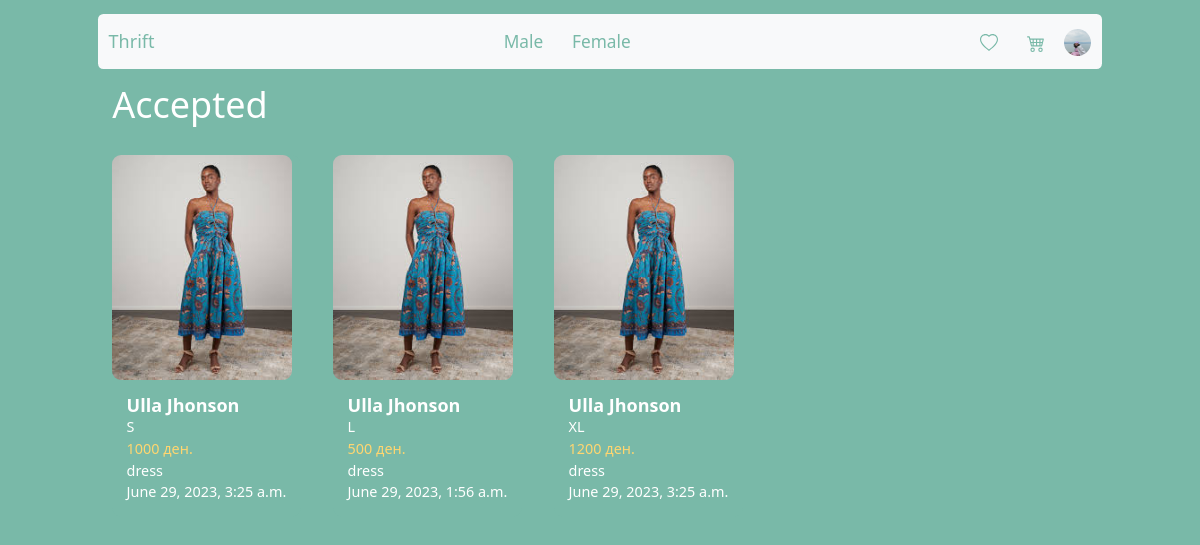
The page /accepted (signed in) on the database as committed earlier.
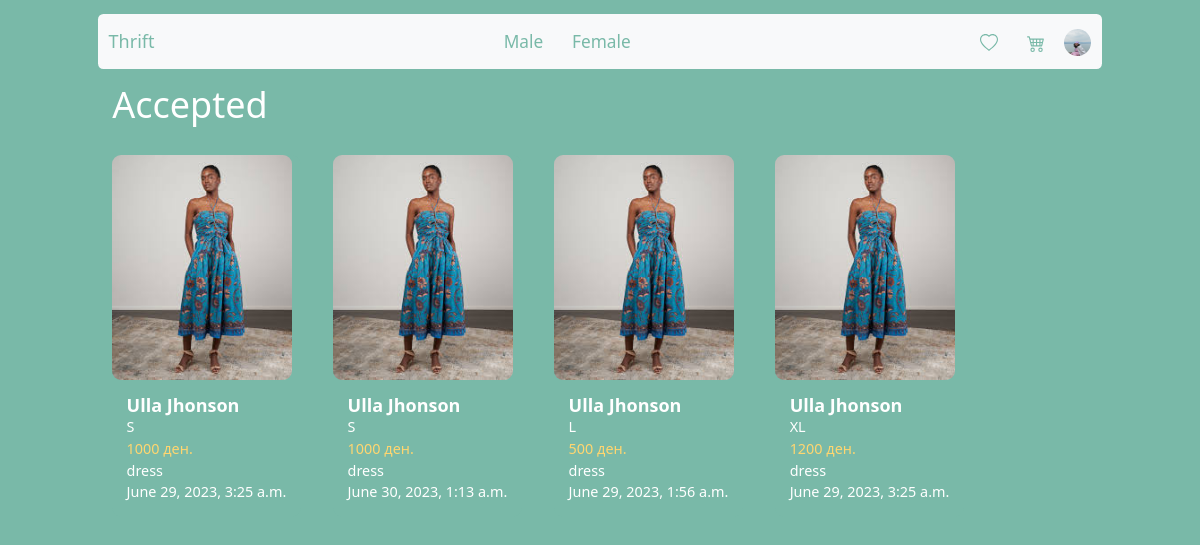
The same page on the database as committed later.
### Thrift/models.py (models this page shows, shortened)
class Product(models.Model):
    user = models.ForeignKey(CustomUser, on_delete=models.CASCADE)
    price = models.PositiveIntegerField()
    conditionValues=[
        ('Лоша', 'Bad'),
        ('Средна', 'Average'),
        ('Добра', 'Good'),
        ('Одлична', 'Great')
    ]
    sizeValues=[
        ('XXS', 'Extra Extra Small'),
        ('XS', 'Extra Small'),
        ('S', 'Small'),
        ('M', 'Medium'),
        ('L', 'Large'),
        ('XL', 'Extra Large'),
        ('XXL', 'Extra Extra Large')
    ]
    condition = models.CharField(max_length=255,choices=conditionValues)
    size = models.CharField(max_length=255,choices=sizeValues)
    description = models.CharField(max_length=255)
    shop = models.CharField(max_length=255)
    typeClothes = [
        ('Фустан', 'Dress'),
        ('Панталони', 'Pants'),
        ('Блуза', 'Shirt'),
        ('Џемпер', 'Jumpers'),
        ('Јакна', 'Coat'),
        ('Фармерки', 'Jeans'),
        ('Аксесоари', 'Accessories'),
        ('Суќна', 'Skirt')
    ]
    type = models.CharField(max_length=255,choices=typeClothes)
    colors = models.ManyToManyField(Color, null=True, blank=True)
    genders=[
        ('M','Male'),
        ('F','Female')
    ]
    gender = models.CharField(max_length=255,choices=genders)
    sold = models.BooleanField(null=True,blank=True)
    sent = models.BooleanField(null=True,blank=True)
    date_sent=models.DateTimeField(auto_now=True)
    accepted = models.BooleanField(null=True,blank=True)
    date_accepted = models.DateTimeField(auto_now=True)

class ImageProd(models.Model):
    image=models.ImageField()
    product=models.ForeignKey(Product,on_delete=models.CASCADE,related_name='images')

### Thrift/views.py (the view)
# urls.py: path("accepted", accepted, name="accepted"),
@login_required()
def accepted(request):
    products = Product.objects.filter(user=request.user, sold=True, sent=True, accepted=True).all()
    context = {'products': products}
    return render(request, 'accepted.html', context)

### templates/accepted.html
{% extends "base_generic.html" %}
{% block content %}
    <h1 class="m-3">Accepted</h1>
<div class="card-deck">
            {% for product in products %}
                <a href="{% url 'product-details' product.id %}" style="text-decoration: none;color: inherit;">
                    <div class="card m-3"
                         style="flex-direction: column;display: inline-block;height:fit-content;border-width: 0px">
                        <img style="width: 200px;height: 250px" src="{{ product.images.first.image.url }}" class="card-img-top rounded-img" alt="Item 1">
                        <div class="card-body">
                            <h5 class="card-title m-0">{{ product.shop }}</h5>
                            <p class="card-text m-0">{{ product.size }}</p>
                            <p class="card-text card-price m-0">{{ product.price }} ден.</p>
                            <p class="card-text m-0">{{ product.description }}</p>
                            <p class="card-text m-0">{{ product.date_accepted }}</p>
                        </div>
                    </div>
                </a>
            {% endfor %}
        </div>
{% endblock %}

Rows that differ between the two databases and show on the page:
now on this page (row edited): Product: images.first.image (picture), shop "Ulla Jhonson", size "S", price "1000", description "dress", date_accepted "June 30, 2023, 1:13 a.m."
